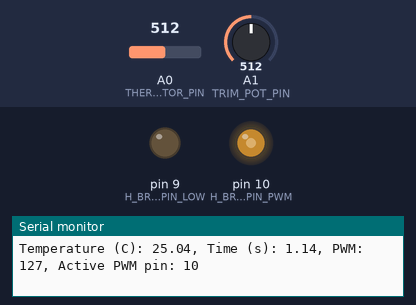
This sketch was run on a simulated Arduino Uno, built with avr-gcc and run on an emulated ATmega328P. Parts: output pins drawn as LEDs (lit = HIGH), the last lines printed to the serial monitor. The inputs (shaded band) are chosen by the test bench; at power-on: A1 (TRIM_POT_PIN) = 512, A0 (THERMISTOR_PIN) = 512.

Above: at 1.2 s.
1.3 s: A1 (TRIM_POT_PIN) set to 409
At 2.4 s:
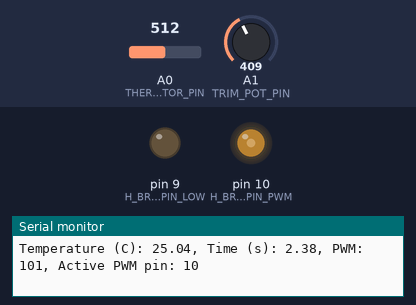
4.3 s: A1 (TRIM_POT_PIN) set to 385
At 5.2 s:
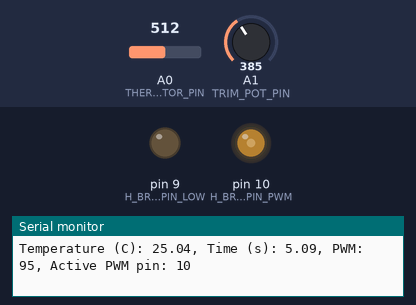
5.9 s: A1 (TRIM_POT_PIN) set to 122
At 6.8 s:
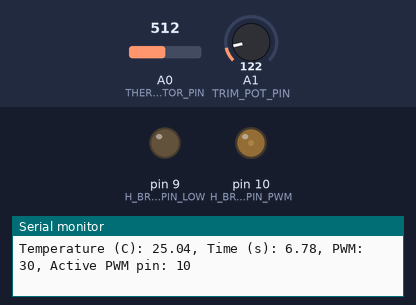
7.4 s: A1 (TRIM_POT_PIN) set to 0
At 7.9 s:
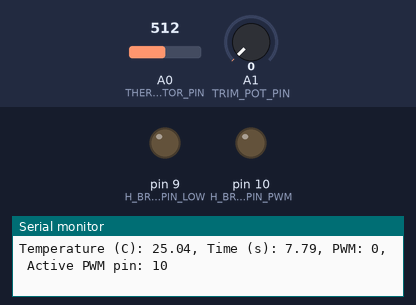
10.5 s: A1 (TRIM_POT_PIN) set to 716
At 11.1 s:
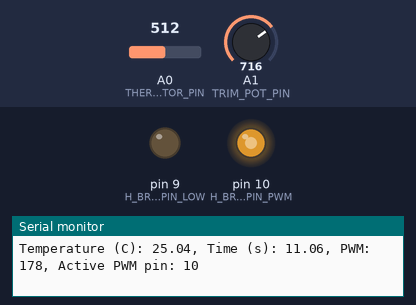
Timing chart, 0 to 13.1 s (numbered marks = the images above; inputs shaded):
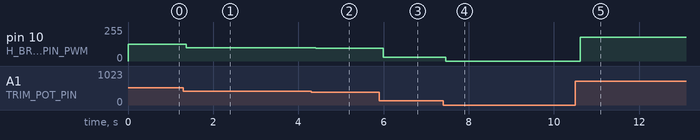

Measured:
- after the input at 1.3 s, pin 10 (H_BRIDGE_PIN_PWM): 127/255 → 101/255 after 0.07 s
- after the input at 4.3 s, pin 10 (H_BRIDGE_PIN_PWM): 101/255 → 95/255 after 0.11 s
- after the input at 5.9 s, pin 10 (H_BRIDGE_PIN_PWM): 95/255 → 30/255 after 0.09 s
- after the input at 7.4 s, pin 10 (H_BRIDGE_PIN_PWM): 30/255 → 0/255 after 0.06 s
- after the input at 10.5 s, pin 10 (H_BRIDGE_PIN_PWM): 0/255 → 178/255 after 0.11 s

The sketch:

part2.ino
```cpp
const int THERMISTOR_PIN = A0;
const int TRIM_POT_PIN = A1;
const int H_BRIDGE_PIN_LOW = 9;
const int H_BRIDGE_PIN_PWM = 10;

const int ADC_SAMPLES = 100;
const float SERIES_RESISTOR_OHMS = 10000.0;
const float THERMISTOR_NOMINAL_OHMS = 10000.0;
const float THERMISTOR_NOMINAL_C = 25.0;
const float THERMISTOR_BETA = 3950.0;

float readTemperatureC() {
	long adcTotal = 0;

	for (int sample = 0; sample < ADC_SAMPLES; sample++) {
		adcTotal += analogRead(THERMISTOR_PIN);
	}

	float adcAverage = adcTotal / (float)ADC_SAMPLES;
	if (adcAverage <= 0.0 || adcAverage >= 1023.0) {
		return NAN;
	}

	float thermistorResistance = SERIES_RESISTOR_OHMS *
															 (1023.0 / adcAverage - 1.0);
	float nominalTemperatureK = THERMISTOR_NOMINAL_C + 273.15;
	float steinhart = log(thermistorResistance / THERMISTOR_NOMINAL_OHMS);
	steinhart /= THERMISTOR_BETA;
	steinhart += 1.0 / nominalTemperatureK;
	steinhart = 1.0 / steinhart;

	return steinhart - 273.15;
}

void setup() {
	pinMode(H_BRIDGE_PIN_LOW, OUTPUT);
	pinMode(H_BRIDGE_PIN_PWM, OUTPUT);

	analogWrite(H_BRIDGE_PIN_LOW, 0);
	analogWrite(H_BRIDGE_PIN_PWM, 0);

	Serial.begin(115200);
}

void loop() {
	int trimPotAdc = analogRead(TRIM_POT_PIN);
	int pwmCommand = map(trimPotAdc, 0, 1023, 0, 255);
	float temperatureC = readTemperatureC();

	analogWrite(H_BRIDGE_PIN_LOW, 0);
	analogWrite(H_BRIDGE_PIN_PWM, pwmCommand);

	Serial.print("Temperature (C): ");
	if (isnan(temperatureC)) {
		Serial.print("invalid");
	} else {
		Serial.print(temperatureC, 2);
	}
	Serial.print(", Time (s): ");
	Serial.print(millis() / 1000.0, 2);
	Serial.print(", PWM: ");
	Serial.print(pwmCommand);
	Serial.print(", Active PWM pin: ");
	Serial.println(H_BRIDGE_PIN_PWM);

	delay(100);
}
```
